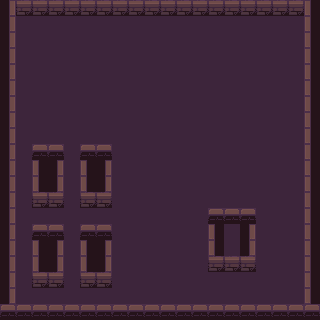

A 2D game scene composited from a Tiled map and its tileset images. What follows is a short description and the map's XML, with every tile layer's data as written:
An orthogonal 20x20 tile map with 16x16 px tiles, 2 tile layers (Background, Collision).

<map version="1.2" tiledversion="1.3.2" orientation="orthogonal" renderorder="right-down" compressionlevel="0" width="20" height="20" tilewidth="16" tileheight="16" infinite="0" nextlayerid="3" nextobjectid="1">
 <editorsettings>
  <export target="map.json" format="json" />
 </editorsettings>
 <tileset firstgid="1" name="tiles" tilewidth="16" tileheight="16" tilecount="5" columns="0">
  <grid orientation="orthogonal" width="1" height="1" />
  <tile id="0">
   <image width="16" height="16" source="tile003.png" />
  </tile>
  <tile id="1">
   <image width="16" height="16" source="tile015.png" />
  </tile>
  <tile id="2">
   <image width="16" height="16" source="tile018.png" />
  </tile>
  <tile id="3">
   <image width="16" height="16" source="tile030.png" />
  </tile>
  <tile id="4">
   <image width="16" height="16" source="tile044.png" />
  </tile>
 </tileset>
 <layer id="1" name="Background" width="20" height="20" locked="1">
  <data encoding="csv">
0,0,0,0,0,0,0,0,0,0,0,0,0,0,0,0,0,0,0,0,
0,3,3,3,3,3,3,3,3,3,3,3,3,3,3,3,3,3,3,0,
0,3,3,3,3,3,3,3,3,3,3,3,3,3,3,3,3,3,3,0,
0,3,3,3,3,3,3,3,3,3,3,3,3,3,3,3,3,3,3,0,
0,3,3,3,3,3,3,3,3,3,3,3,3,3,3,3,3,3,3,0,
0,3,3,3,3,3,3,3,3,3,3,3,3,3,3,3,3,3,3,0,
0,3,3,3,3,3,3,3,3,3,3,3,3,3,3,3,3,3,3,0,
0,3,3,3,3,3,3,3,3,3,3,3,3,3,3,3,3,3,3,0,
0,3,3,3,3,3,3,3,3,3,3,3,3,3,3,3,3,3,3,0,
0,3,3,3,3,3,3,3,3,3,3,3,3,3,3,3,3,3,3,0,
0,3,3,3,3,3,3,3,3,3,3,3,3,3,3,3,3,3,3,0,
0,3,3,3,3,3,3,3,3,3,3,3,3,3,3,3,3,3,3,0,
0,3,3,3,3,3,3,3,3,3,3,3,3,3,3,3,3,3,3,0,
0,3,3,3,3,3,3,3,3,3,3,3,3,3,3,3,3,3,3,0,
0,3,3,3,3,3,3,3,3,3,3,3,3,3,3,3,3,3,3,0,
0,3,3,3,3,3,3,3,3,3,3,3,3,3,3,3,3,3,3,0,
0,3,3,3,3,3,3,3,3,3,3,3,3,3,3,3,3,3,3,0,
0,3,3,3,3,3,3,3,3,3,3,3,3,3,3,3,3,3,3,0,
0,3,3,3,3,3,3,3,3,3,3,3,3,3,3,3,3,3,3,0,
0,0,0,0,0,0,0,0,0,0,0,0,0,0,0,0,0,0,0,0
</data>
 </layer>
 <layer id="2" name="Collision" width="20" height="20" locked="1">
  <data encoding="csv">
4,1,1,1,1,1,1,1,1,1,1,1,1,1,1,1,1,1,1,2,
4,0,0,0,0,0,0,0,0,0,0,0,0,0,0,0,0,0,0,2,
4,0,0,0,0,0,0,0,0,0,0,0,0,0,0,0,0,0,0,2,
4,0,0,0,0,0,0,0,0,0,0,0,0,0,0,0,0,0,0,2,
4,0,0,0,0,0,0,0,0,0,0,0,0,0,0,0,0,0,0,2,
4,0,0,0,0,0,0,0,0,0,0,0,0,0,0,0,0,0,0,2,
4,0,0,0,0,0,0,0,0,0,0,0,0,0,0,0,0,0,0,2,
4,0,0,0,0,0,0,0,0,0,0,0,0,0,0,0,0,0,0,2,
4,0,0,0,0,0,0,0,0,0,0,0,0,0,0,0,0,0,0,2,
4,0,5,5,0,5,5,0,0,0,0,0,0,0,0,0,0,0,0,2,
4,0,2,4,0,2,4,0,0,0,0,0,0,0,0,0,0,0,0,2,
4,0,2,4,0,2,4,0,0,0,0,0,0,0,0,0,0,0,0,2,
4,0,1,1,0,1,1,0,0,0,0,0,0,0,0,0,0,0,0,2,
4,0,0,0,0,0,0,0,0,0,0,0,0,5,5,5,0,0,0,2,
4,0,5,5,0,5,5,0,0,0,0,0,0,2,0,4,0,0,0,2,
4,0,2,4,0,2,4,0,0,0,0,0,0,2,0,4,0,0,0,2,
4,0,2,4,0,2,4,0,0,0,0,0,0,1,1,1,0,0,0,2,
4,0,1,1,0,1,1,0,0,0,0,0,0,0,0,0,0,0,0,2,
4,0,0,0,0,0,0,0,0,0,0,0,0,0,0,0,0,0,0,2,
5,5,5,5,5,5,5,5,5,5,5,5,5,5,5,5,5,5,5,5
</data>
 </layer>
</map>
